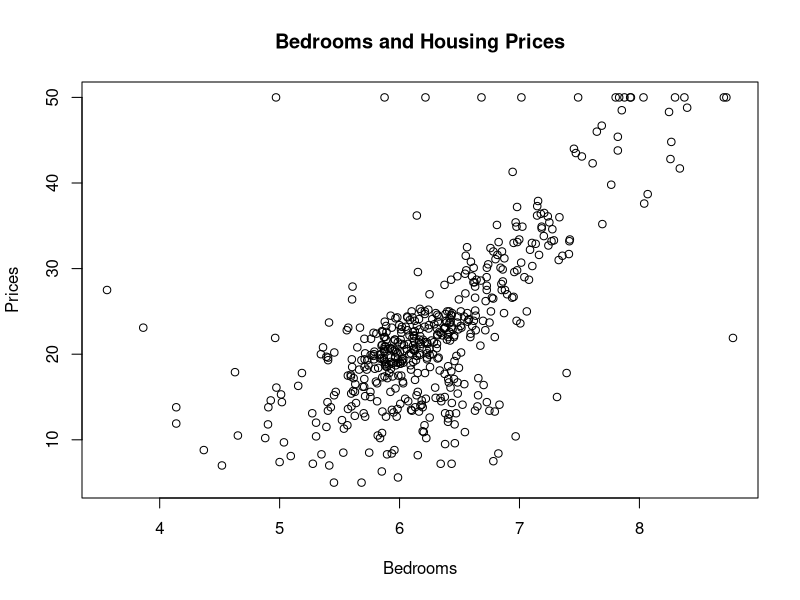
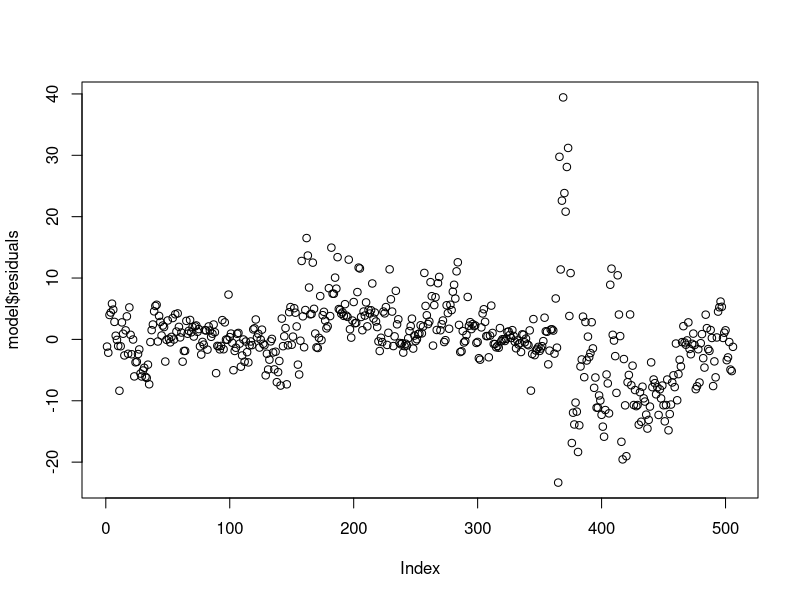

Generate these figures, in order, with R:
## ---- chunk 1
knitr::opts_chunk$set(collapse = TRUE)

## ---- chunk 2
library(mlbench)
data("BostonHousing2")
head(BostonHousing2)

## ---- chunk 3

cor.test(BostonHousing2$rm, BostonHousing2$cmedv)

## ---- chunk 4
# Create Plot
plot(x = BostonHousing2$rm, y = BostonHousing2$cmedv, 
     main = "Bedrooms and Housing Prices", xlab = "Bedrooms", ylab = "Prices")
## ---- chunk 5
# Fit linear model
model = lm(cmedv ~ rm, BostonHousing2)

# Examine model
model
summary(model)
## ---- chunk 6
plot(model$residuals)
